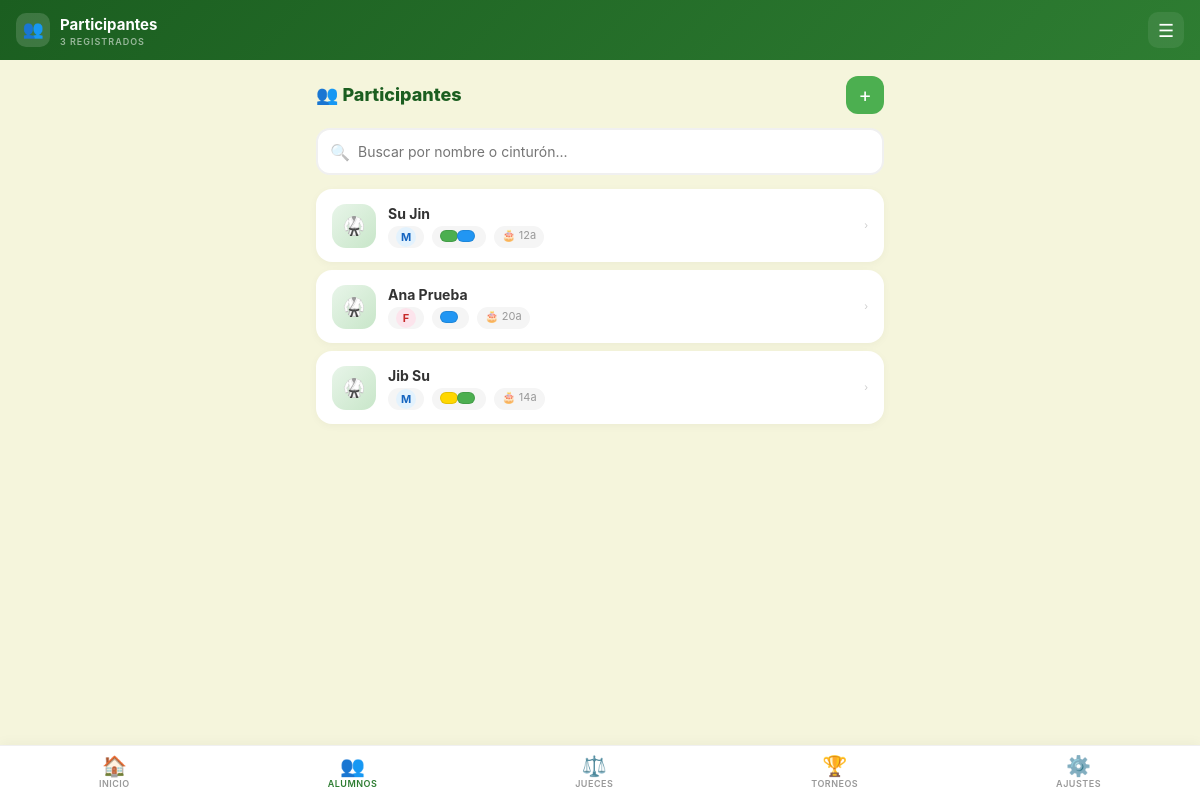
The page /participantes (signed in) on the database its author committed.
### tables this page shows
CREATE TABLE `participantes` (
  `id` int(11) NOT NULL,
  `nombre` varchar(200) NOT NULL,
  `apellido` varchar(200) NOT NULL,
  `telefono` varchar(100) NOT NULL,
  `ciudad` varchar(100) NOT NULL,
  `sexo` enum('M','F') DEFAULT NULL,
  `edad` int(3) DEFAULT NULL,
  `fecha_nacimiento` date DEFAULT NULL,
  `peso` decimal(5,2) DEFAULT NULL,
  `estatura` decimal(5,2) DEFAULT NULL,
  `grado` varchar(50) DEFAULT NULL,
  `correo` varchar(200) DEFAULT NULL,
  `fotografia` varchar(255) DEFAULT NULL,
  `categoria` varchar(50) DEFAULT NULL,
  `cinturon` varchar(50) DEFAULT NULL,
  `id_cinturon` int(11) DEFAULT NULL,
  `id_escuela` int(11) DEFAULT NULL
);

### app/Controllers/ParticipanteController.php (called while the page is built, shortened)
<?php
class ParticipanteController extends Controller
{
    public function index(): void
    {
        $id = $_SESSION['escuela_id'];
        $escuela = \App\Models\Escuela::find($id);
        $participantes = Participante::listarPorEscuela($id);
        $cinturones = array_values(array_filter(
            Participante::listarCinturones(),
            fn($c) => !str_contains($c['nombre'], 'Dan')
        ));
        $this->view('participantes/index', [
            'escuela' => $escuela,
            'participantes' => $participantes,
            'cinturones' => $cinturones,
            'categorias' => ['Infantil','Juvenil','Senior','Master'],
            'grados' => ['10mo KUP','9no KUP','8vo KUP','7mo KUP','6to KUP','5to KUP','4to KUP','3er KUP','2do KUP','1er KUP','1er DAN','2do DAN','3er DAN','4to DAN','5to DAN','6to DAN','7mo DAN','8vo DAN','9no DAN'],
        ]);
    }
}

### index.php (called while the page is built, shortened)
<?php
require_once __DIR__ . '/app/init.php';
$router = new Router();
$router->get('/', function () {
    session_start();
    if (!empty($_SESSION['escuela_id'])) {
        $dest = ($_SESSION['user_level'] ?? 1) == 2 ? '/evaluacion' : '/dashboard';
        header('Location: ' . base_url($dest));
    } else {
        header('Location: ' . base_url('/login'));
    }
    exit;
});
$router->get('/login', [AuthController::class, 'loginView']);
$router->post('/login', [AuthController::class, 'login']);
$router->get('/logout', [AuthController::class, 'logout']);
$router->get('/registro', [AuthController::class, 'registroView']);
$router->post('/registro', [AuthController::class, 'registro']);
$router->get('/dashboard', [DashboardController::class, 'index']);
$router->get('/escuela', [EscuelaController::class, 'index']);
$router->post('/escuela/editar', [EscuelaController::class, 'editar']);
$router->get('/participantes', [ParticipanteController::class, 'index']);
$router->get('/participantes/listar', [ParticipanteController::class, 'listar']);
$router->get('/participantes/obtener', [ParticipanteController::class, 'obtener']);
$router->post('/participantes/guardar', [ParticipanteController::class, 'guardar']);
$router->post('/participantes/actualizar', [ParticipanteController::class, 'actualizar']);
$router->post('/participantes/eliminar', [ParticipanteController::class, 'eliminar']);
$router->get('/jueces', [JuezController::class, 'index']);
$router->get('/jueces/listar', [JuezController::class, 'listar']);
$router->get('/jueces/obtener', [JuezController::class, 'obtener']);
$router->post('/jueces/guardar', [JuezController::class, 'guardar']);
$router->post('/jueces/actualizar', [JuezController::class, 'actualizar']);
$router->post('/jueces/eliminar', [JuezController::class, 'eliminar']);
$router->get('/torneos', [TorneoController::class, 'index']);
$router->get('/torneos/listar', [TorneoController::class, 'listar']);
$router->get('/torneos/obtener', [TorneoController::class, 'obtener']);
$router->post('/torneos/guardar', [TorneoController::class, 'guardar']);
$router->post('/torneos/actualizar', [TorneoController::class, 'actualizar']);
$router->post('/torneos/eliminar', [TorneoController::class, 'eliminar']);
$router->post('/torneos/unirse', [TorneoController::class, 'unirse']);
$router->get('/torneos/detalle', [TorneoController::class, 'detalle']);
$router->get('/torneos/participantes', [TorneoController::class, 'participantes']);
$router->post('/torneos/agregar-participante', [TorneoController::class, 'agregarParticipante']);
$router->post('/torneos/remover-participante', [TorneoController::class, 'removerParticipante']);
$router->post('/torneos/invitar-escuela', [TorneoController::class, 'invitarEscuela']);
$router->get('/torneos/listar-escuelas', [TorneoController::class, 'listarEscuelas']);
$router->get('/torneos/jueces', [TorneoController::class, 'jueces']);
$router->post('/torneos/agregar-juez', [TorneoController::class, 'agregarJuez']);
$router->post('/torneos/remover-juez', [TorneoController::class, 'removerJuez']);
$router->post('/torneos/salir', [TorneoController::class, 'salir']);
$router->post('/torneos/iniciar', [TorneoController::class, 'iniciar']);
$router->post('/torneos/finalizar', [TorneoController::class, 'finalizar']);
$router->post('/torneos/toggle-estado', [TorneoController::class, 'toggleEstado']);
$router->get('/torneos/categorias', [TorneoController::class, 'categorias']);
$router->post('/torneos/guardar-categoria', [TorneoController::class, 'guardarCategoria']);
$router->post('/torneos/actualizar-categoria', [TorneoController::class, 'actualizarCategoria']);
$router->post('/torneos/eliminar-categoria', [TorneoController::class, 'eliminarCategoria']);
$router->get('/torneos/puntajes', [TorneoController::class, 'puntajes']);
$router->get('/scoreboard', [TorneoController::class, 'scoreboard']);
$router->get('/evaluacion', [EvaluacionController::class, 'index']);
$router->get('/evaluacion/torneo', [EvaluacionController::class, 'torneo']);
$router->post('/evaluacion/guardar', [EvaluacionController::class, 'guardarPuntaje']);
$uri = $_SERVER['REQUEST_URI'];
$method = $_SERVER['REQUEST_METHOD'];
$router->dispatch($uri, $method);

### app/Models/Participante.php (called while the page is built, shortened)
<?php
class Participante extends Model
{
    public static function listarPorEscuela(int $idEscuela): array
    {
        $db = self::db();
        $stmt = $db->prepare("SELECT id, nombre, apellido, sexo, fecha_nacimiento, edad, peso, estatura, grado, cinturon, correo, ciudad, categoria FROM participantes WHERE id_escuela=? ORDER BY apellido, nombre");
        $stmt->bind_param('i', $idEscuela);
        $stmt->execute();
        return $stmt->get_result()->fetch_all(MYSQLI_ASSOC);
    }
}

### app/init.php (called while the page is built, shortened)
<?php
function base_url($path = '') {
    $protocol = (!empty($_SERVER['HTTPS']) && $_SERVER['HTTPS'] !== 'off') ? 'https' : 'http';
    $host = $_SERVER['HTTP_HOST'] ?? 'localhost';
    return $protocol . '://' . $host . BASE_PATH . '/' . ltrim($path, '/');
}
function beltColor(string $name): string {
    $map = [
        'blanco' => '#f5f5f5', 'amarillo' => '#ffd700',
        'verde' => '#4caf50', 'azul' => '#2196f3',
        'rojo' => '#f44336', 'negro' => '#212121',
        'marron' => '#795548', 'naranja' => '#ff8c00',
        'gris' => '#9e9e9e', 'morado' => '#9c27b0',
        'purpura' => '#7b1fa2',
    ];
    $key = strtolower(trim(preg_replace('/\s*\/\s*/', '/', $name)));
    return $map[$key] ?? '#e0e0e0';
}

### views/participantes/index.php (the view, shortened to what this page needs)
<!DOCTYPE html>
<html lang="es">
<head>
    <link href="https://cdn.jsdelivr.net/npm/bootstrap@5.3.3/dist/css/bootstrap.min.css" rel="stylesheet">
</head>
<body>
<div class="topbar">
    <div class="topbar-brand">
        <div class="avatar">👥</div>
        <div><div class="name">Participantes</div><div class="sub"><?= count($participantes) ?> registrados</div></div>
    </div>
    <div><button class="topbar-btn" onclick="abrirMenu()">☰</button></div>
</div>
<div class="content">
    <div class="section-header">
        <h2>👥 Participantes</h2>
        <button class="btn-add" onclick="abrirModal()">+</button>
    </div>
    <div class="search-box">
        <span class="sicon">🔍</span>
        <input type="text" id="searchInput" placeholder="Buscar por nombre o cintur&oacute;n..." oninput="filtrar()">
    </div>
    <div id="listaContainer">
        <?php if (empty($participantes)): ?>
            <div class="empty-state">
                <div class="ei">🥋</div>
                <p>No hay participantes a&uacute;n.<br>Toca + para agregar el primero.</p>
            </div>
        <?php else: ?>
            <?php foreach ($participantes as $p): ?>
                <div class="participant-item" onclick="editar(<?= $p['id'] ?>)" data-search="<?= htmlspecialchars(strtolower($p['nombre'].' '.$p['apellido'].' '.($p['cinturon']??'').' '.($p['grado']??''))) ?>">
                    <div class="p-avatar">🥋</div>
                    <div class="p-info">
                        <div class="p-name"><?= htmlspecialchars($p['nombre'].' '.$p['apellido']) ?></div>
                        <div class="p-meta">
                            <?php if ($p['sexo']): ?><span><span class="sex-badge <?= $p['sexo'] ?>"><?= $p['sexo'] ?></span></span><?php endif; ?>
                            <?php if ($p['cinturon']):
                                $cinturonParts = preg_split('/[\/\-]/', $p['cinturon']);
                                $isCompound = count($cinturonParts) === 2;
                                $c1 = beltColor($cinturonParts[0]);
                                $c2 = $isCompound ? beltColor($cinturonParts[1]) : null;
                            ?><span><?php if ($isCompound): ?><span class="belt-dot" style="background:<?= $c1 ?>"></span><span class="belt-dot" style="background:<?= $c2 ?>;margin-left:-4px;"></span><?php else: ?><span class="belt-dot" style="background:<?= $c1 ?>"></span><?php endif; ?></span><?php endif; ?>
                            <?php if ($p['edad']): ?><span>🎂 <?= (int)$p['edad'] ?>a</span><?php endif; ?>
                        </div>
                    </div>
                    <div style="color:#ccc;font-size:10px;">›</div>
                </div>
            <?php endforeach; ?>
        <?php endif; ?>
    </div>
</div>
<div class="bottombar">
    <button class="nav-item" onclick="location.href='<?= base_url('/dashboard') ?>'"><span class="bi">🏠</span><span class="bl">Inicio</span></button>
    <button class="nav-item active"><span class="bi">👥</span><span class="bl">Alumnos</span></button>
    <button class="nav-item" onclick="aviso('jueces')"><span class="bi">⚖️</span><span class="bl">Jueces</span></button>
    <button class="nav-item" onclick="aviso('torneos')"><span class="bi">🏆</span><span class="bl">Torneos</span></button>
    <button class="nav-item" onclick="location.href='<?= base_url('/escuela') ?>'"><span class="bi">⚙️</span><span class="bl">Ajustes</span></button>
</div>
</body>
</html>

### app/Core/Router.php (shortened to what this page needs)
<?php
class Router
{
    private array $routes = [];
    public function get(string $path, callable|array $handler): void
    {
        $this->routes['GET'][$path] = $handler;
    }
    public function post(string $path, callable|array $handler): void
    {
        $this->routes['POST'][$path] = $handler;
    }
    public function dispatch(string $uri, string $method): void
    {
        $uri = parse_url($uri, PHP_URL_PATH);
        $base = rtrim(BASE_PATH, '/');
        if (str_starts_with($uri, $base)) {
            $uri = substr($uri, strlen($base)) ?: '/';
        }
        $methodRoutes = $this->routes[$method] ?? [];
        foreach ($methodRoutes as $pattern => $handler) {
            $regex = preg_replace('/\{(\w+)\}/', '(?P<$1>[^/]+)', $pattern);
            $regex = '#^' . $regex . '$#';
            if (preg_match($regex, $uri, $matches)) {
                $params = array_filter($matches, 'is_string', ARRAY_FILTER_USE_KEY);
                $this->callHandler($handler, $params);
                return;
            }
        }
    }
    private function callHandler(callable|array $handler, array $params): void
    {
        if (is_array($handler)) {
            [$class, $method] = $handler;
            $controller = new $class();
            $controller->$method(...$params);
        } else {
            $handler($params);
        }
    }
}

### views/participantes/index.php (style rules this page uses)
* { -webkit-tap-highlight-color: transparent; }
body { background: #f5f5dc; font-family: -apple-system, BlinkMacSystemFont, 'Segoe UI', Roboto, sans-serif; min-height: 100vh; min-height: 100dvh; padding-bottom: 72px; }
.topbar { position: sticky; top: 0; z-index: 100; background: linear-gradient(135deg, #1b5e20, #2e7d32); padding: 12px 16px; padding-top: max(12px, env(safe-area-inset-top, 12px)); display: flex; align-items: center; justify-content: space-between; }
.topbar-brand { display: flex; align-items: center; gap: 10px; }
.topbar-brand .avatar { width: 34px; height: 34px; background: rgba(255,255,255,0.15); border-radius: 10px; display: flex; align-items: center; justify-content: center; font-size: 17px; }
.topbar-brand .name { color: #fff; font-size: 15px; font-weight: 700; }
.topbar-brand .sub { color: rgba(255,255,255,0.55); font-size: 9px; font-weight: 600; text-transform: uppercase; letter-spacing: 1px; line-height: 1; margin-top: 1px; }
.topbar-btn { width: 36px; height: 36px; background: rgba(255,255,255,0.08); border: none; border-radius: 10px; color: #fff; font-size: 18px; display: flex; align-items: center; justify-content: center; transition: all .15s; }
.content { max-width: 600px; margin: 0 auto; padding: 16px; }
.section-header { display: flex; align-items: center; justify-content: space-between; margin-bottom: 14px; }
.section-header h2 { font-size: 18px; font-weight: 800; color: #1b5e20; margin: 0; }
.btn-add { width: 38px; height: 38px; background: #4caf50; border: none; border-radius: 12px; color: #fff; font-size: 20px; display: flex; align-items: center; justify-content: center; transition: all .15s; }
.search-box { position: relative; margin-bottom: 14px; }
.search-box input { background: #fff; border: 2px solid #f0f0f0; border-radius: 14px; padding: 11px 16px 11px 40px; font-size: 14px; width: 100%; outline: none; transition: all .15s; }
.search-box .sicon { position: absolute; left: 14px; top: 50%; transform: translateY(-50%); font-size: 16px; opacity: 0.4; }
.participant-item { background: #fff; border-radius: 16px; padding: 14px 16px; margin-bottom: 8px; display: flex; align-items: center; gap: 12px; cursor: pointer; transition: all .15s; box-shadow: 0 2px 8px rgba(0,0,0,0.04); }
.p-avatar { width: 44px; height: 44px; border-radius: 14px; background: linear-gradient(135deg, #e8f5e9, #c8e6c9); display: flex; align-items: center; justify-content: center; font-size: 18px; flex-shrink: 0; }
.p-info { flex: 1; min-width: 0; }
.p-name { font-size: 14px; font-weight: 700; color: #333; }
.p-meta { font-size: 11px; color: #999; margin-top: 2px; display: flex; gap: 8px; flex-wrap: wrap; }
.p-meta span { background: #f5f5f5; padding: 1px 8px; border-radius: 20px; }
.sex-badge { display: inline-flex; align-items: center; justify-content: center; width: 20px; height: 20px; border-radius: 50%; font-size: 11px; font-weight: 700; }
.sex-badge.M { background: #e3f2fd; color: #1565c0; }
.sex-badge.F { background: #fce4ec; color: #c62828; }
.belt-dot { display: inline-block; width: 12px; height: 12px; border-radius: 50%; border: 1px solid rgba(0,0,0,0.1); vertical-align: middle; margin-right: 3px; }
.bottombar { position: fixed; bottom: 0; left: 0; right: 0; background: #fff; border-top: 1px solid #f0f0f0; padding: 6px 0; padding-bottom: max(6px, env(safe-area-inset-bottom, 6px)); display: flex; justify-content: space-around; z-index: 100; box-shadow: 0 -2px 12px rgba(0,0,0,0.04); }
.bottombar .nav-item { text-decoration: none; display: flex; flex-direction: column; align-items: center; gap: 1px; padding: 4px 12px; border-radius: 12px; transition: all .15s; border: none; background: none; cursor: pointer; }
.bottombar .bi { font-size: 20px; line-height: 1; }
.bottombar .bl { font-size: 9px; font-weight: 600; color: #999; text-transform: uppercase; letter-spacing: 0.5px; }
.bottombar .nav-item.active .bl { color: #2e7d32; }

### rows shown on the page
participantes: nombre+apellido "Su Jin", sexo "M", edad "12"
participantes: nombre+apellido "Ana Prueba", sexo "F", edad "20"
participantes: nombre+apellido "Jib Su", sexo "M", edad "14"

### other values the page prints
count($participantes) "3"
